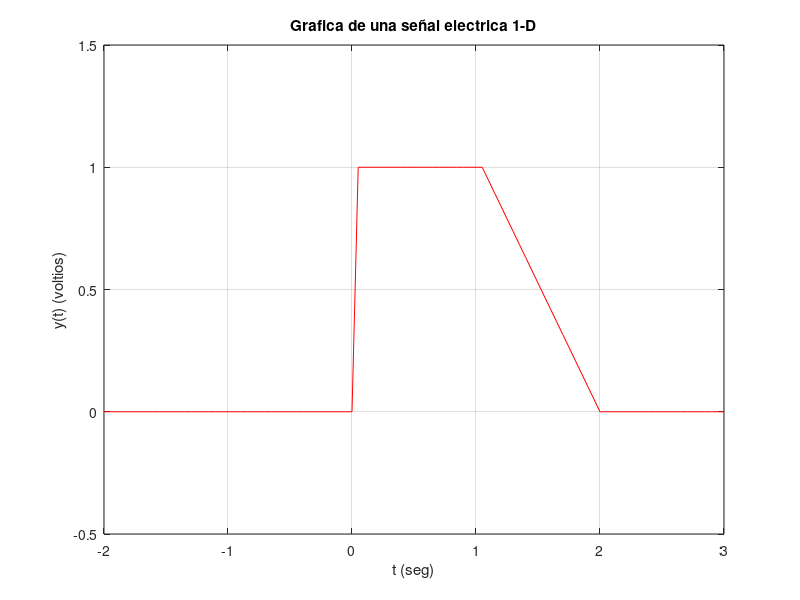

The MATLAB script that drew this image:
clear; 
clc;
t1 = -2:0.05:0;
x1 = linspace (0, 0, length(t1));

t2 = 0.05:0.05:1;
x2 = linspace (1, 1, length(t2));

t3 = 1.05:0.05:2;
x3 = linspace (1, 0, length(t3));

t4 = 2.05:0.05:3;
x4 = linspace (0, 0, length (t4));

t = [t1 t2 t3 t4];
x = [x1 x2 x3 x4];

plot (t, x, 'r');
grid;

axis ([-2 3 -0.5 1.5])
xlabel ("t (seg)");
ylabel ("y(t) (voltios)");
title ("Grafica de una señal electrica 1-D");